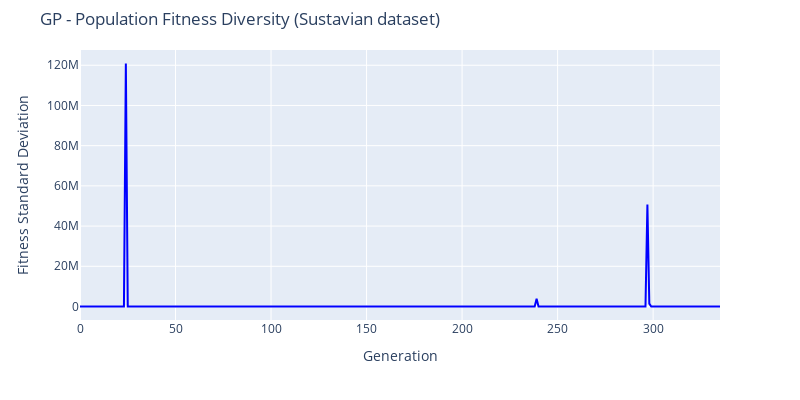

Source (notebook cell):
### Markdown cell above
<a id="subchapter_7_3_4"></a>
#### Fitness Diversity

### Code cell
fig = go.Figure()
fig.add_trace(go.Scatter(y=pd.read_csv(LOG_PATH, header=None).iloc[:,11].values, 
                         mode='lines', name='Train', line=dict(color=train_color)))
fig.update_layout(
    height=400, width=800, 
    margin=dict(t=50),
    yaxis_range=[0,None],
    title_text='GP - Population Fitness Diversity ('+DATASET_NAME+' dataset)',
    xaxis_title='Generation', yaxis_title='Fitness Standard Deviation'
)
fig.show()

### Figure 1 — Plotly figure (JSON) as saved in the notebook; plotly's stock layout.template omitted (floating-point values rounded to 4 significant figures; data arrays with more than 128 entries replaced by an {"elided": "..."} marker saying what was removed)
{"data": [{"line": {"color": "blue"}, "mode": "lines", "name": "Train", "type": "scatter", "y": {"elided": "336 float values"}}], "layout": {"height": 400, "margin": {"t": 50}, "title": {"text": "GP - Population Fitness Diversity (Sustavian dataset)"}, "width": 800, "xaxis": {"autorange": true, "range": [0, 335], "title": {"text": "Generation"}}, "yaxis": {"autorange": true, "range": [-6715000.0, 127600000.0], "title": {"text": "Fitness Standard Deviation"}, "type": "linear"}}}
